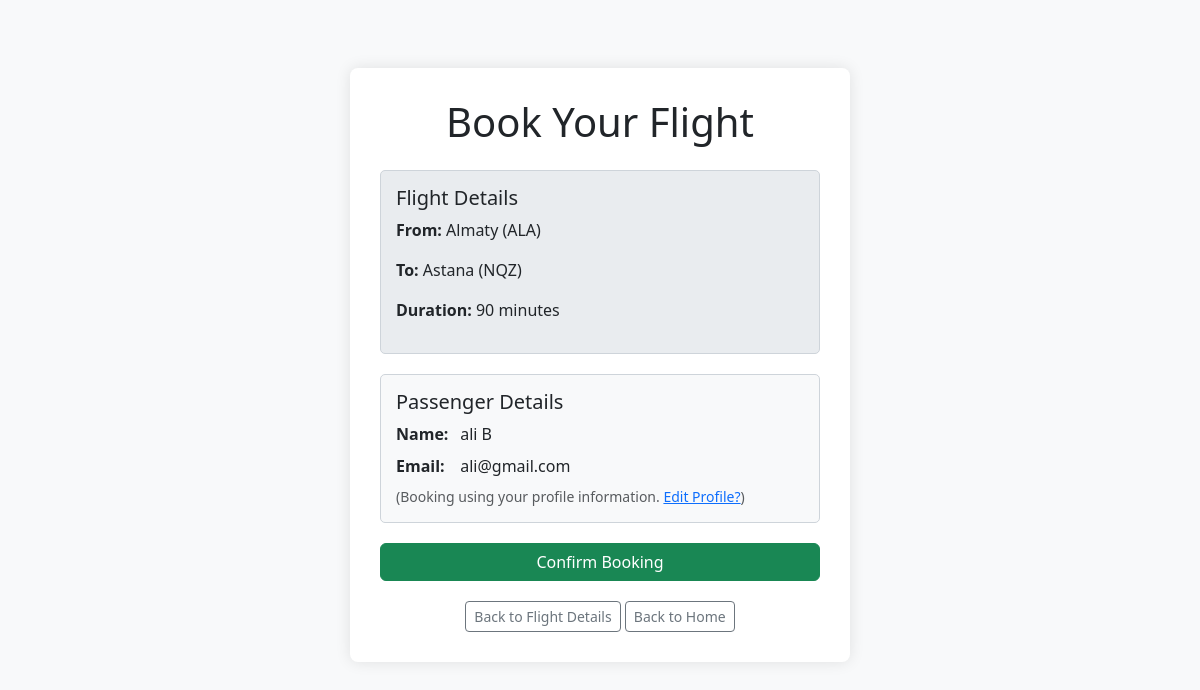
Page /flights/book/1/ (signed in) on the committed database.
### flights/models.py (models this page shows)
class Flight(models.Model):
    origin = models.ForeignKey(Airport, on_delete=models.CASCADE, related_name='flights_from')
    destination = models.ForeignKey(Airport, on_delete=models.CASCADE, related_name='flights_to')
    duration = models.IntegerField()
    capacity = models.IntegerField()
    def __str__(self):
        return f"{self.origin} to {self.destination}"

class Airport(models.Model):
    code = models.CharField(max_length=3, unique=True)
    city = models.CharField(max_length=100)
    def __str__(self):
        return f"{self.city} ({self.code})"

### flights/views.py (the view, shortened to what this page needs)
# urls.py: path('flights/book/<int:flight_id>/', flights_views.booking_page, name='booking_page'),
@login_required # Protects the booking page
def booking_page(request, flight_id):
    flight = get_object_or_404(Flight, id=flight_id)
    context = {
        'flight': flight,
        'user_full_name': f"{request.user.first_name} {request.user.last_name}".strip(),
        'user_email': request.user.email
    }
    return render(request, 'booking.html', context)

### templates/booking.html (shortened to what this page needs)
<!DOCTYPE html>
<html lang="en">
<head>
    <link rel="stylesheet" href="https://cdn.jsdelivr.net/npm/bootstrap@5.3.0/dist/css/bootstrap.min.css">
</head>
<body>
    <div class="container mt-5">
        <h1 class="text-center mb-4">Book Your Flight</h1>
        <div class="flight-info-box">
            <h5>Flight Details</h5>
            <p><strong>From:</strong> {{ flight.origin }}</p>
            <p><strong>To:</strong> {{ flight.destination }}</p>
            <p><strong>Duration:</strong> {{ flight.duration }} minutes</p>
        </div>
        <form method="POST">
            <div class="passenger-details-box">
                <h5>Passenger Details</h5>
                {% if user.is_authenticated %}
                    <p><strong>Name:</strong> {{ user_full_name|default:"(Not set in profile)" }}</p>
                    <p><strong>Email:</strong> {{ user_email|default:"(Not set in profile)" }}</p>
                    <small class="d-block text-muted mt-2">
                        (Booking using your profile information. <a href="{% url 'profile_edit' %}">Edit Profile?</a>)
                    </small>
                {% endif %}
            </div>
            <button type="submit" class="btn btn-success w-100">Confirm Booking</button>
        </form>
        <div class="nav-links">
             <a href="{% url 'flight_details' flight.id %}" class="btn btn-sm btn-outline-secondary">Back to Flight Details</a>
             <a href="{% url 'index' %}" class="btn btn-sm btn-outline-secondary">Back to Home</a>
        </div>
    </div>
</body>
</html>

### templates/booking.html (style rules this page uses)
body { background-color: #f8f9fa; color: #212529; padding-top: 20px; }
.container { max-width: 500px; background-color: #ffffff; padding: 30px; border-radius: 8px; box-shadow: 0 0 15px rgba(0, 0, 0, 0.1); }
.flight-info-box { background-color: #e9ecef; padding: 15px; border-radius: 5px; margin-bottom: 20px; border: 1px solid #ced4da; }
.passenger-details-box { background-color: #f8f9fa; padding: 15px; border-radius: 5px; margin-bottom: 20px; border: 1px solid #ced4da; }
.passenger-details-box p { margin-bottom: 0.5rem; }
.passenger-details-box strong { display: inline-block; min-width: 60px; }
.nav-links { text-align: center; margin-top: 20px; }

### rows in the picture
Flight: origin "Almaty (ALA)", destination "Astana (NQZ)", duration "90"

### other values in the picture
{{ user_full_name|default:"(Not set in profile)" }} "ali B"
{{ user_email|default:"(Not set in profile)" }} "ali@gmail.com"
